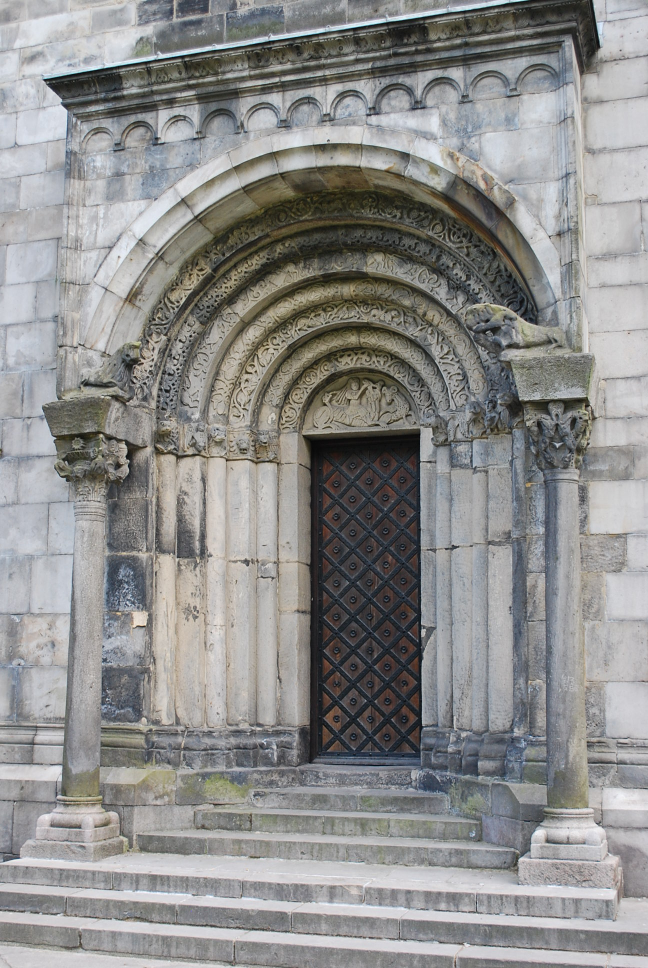
#> input picture images/door/DSC_0002.JPG, 1296 x 1936 px, found by its file name (shown at 1/2 size); its folder holds 4 pictures in this run
$ python main.py
#> lines starting #> are read from the running program, lines starting #| are printed output that depends on the picture
import os
import cv2
import numpy as np
import open3d as o3d

images_path = "images/door"
list_images = os.listdir(images_path)
nbImages = len(list_images) - 1

sift = cv2.SIFT_create()
bf = cv2.BFMatcher()

img_shape = (300, 600)

draw_params = dict(matchColor=(0, 255, 0),
                   singlePointColor=None,
                   flags=2)

goods = []
matched_images = []
keypoints = []
centroids = []
all_images = []
# traiter les images 2 par 2 ( on utilise les 12 images )
for i in range(1, nbImages, 2):
    # premiere image
    o_img1 = cv2.imread(os.path.join(images_path, list_images[i]))
#> o_img1 is the input picture: shape (1936, 1296, 3); mean B, G, R 140.1, 141.2, 141.5
    o_img1 = cv2.resize(o_img1, img_shape)
#> o_img1: shape (600, 300, 3)
    all_images.append(o_img1)
    o_gray1 = cv2.cvtColor(o_img1, cv2.COLOR_BGR2GRAY)
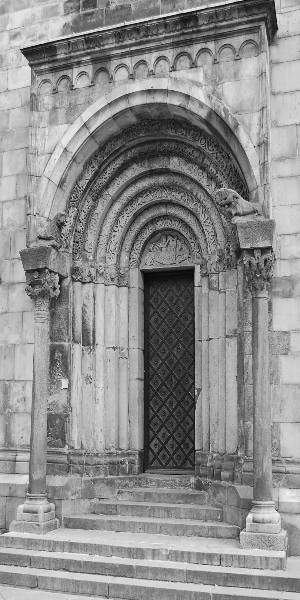
#> o_gray1: shape (600, 300); min 7, max 248, mean 141.1
    keypoints1, descriptors1 = sift.detectAndCompute(o_gray1, None)
#> keypoints1 = 1808 keypoints; strongest (x, y, size): (28, 52, 8.6), (174, 13, 2.4), (91, 31, 2.3), (127, 23, 2.5)
    keypoints.append(keypoints1)

    # 2e image
    o_img2 = cv2.imread(os.path.join(images_path, list_images[i + 1]))
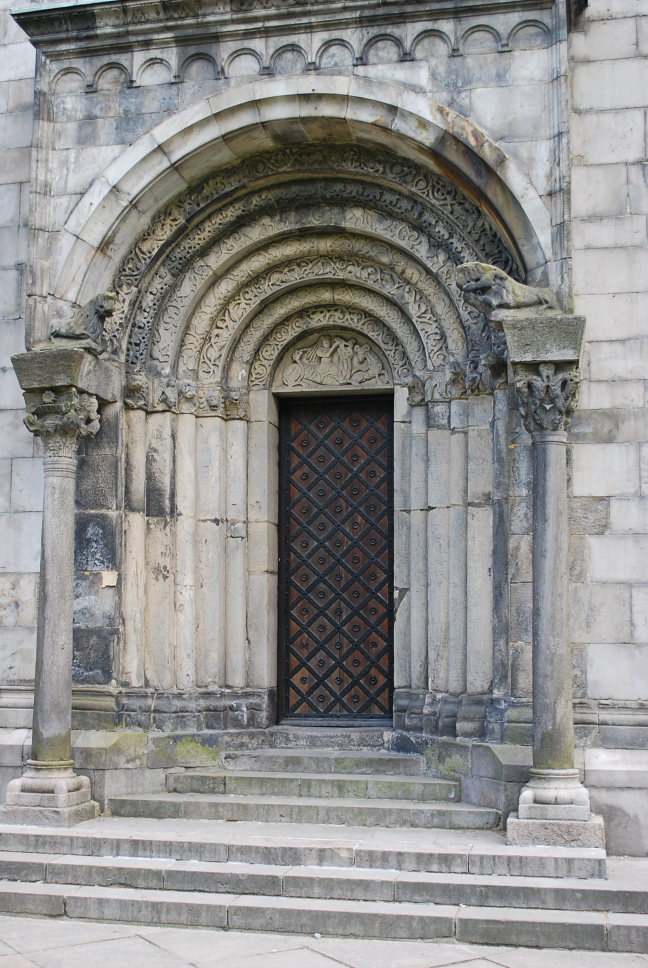
#> input picture images/door/DSC_0003.JPG, 1296 x 1936 px, found by its file name (shown at 1/2 size)
#> o_img2 is the input picture: shape (1936, 1296, 3); mean B, G, R 139.9, 141.4, 141.8
    o_img2 = cv2.resize(o_img2, img_shape)
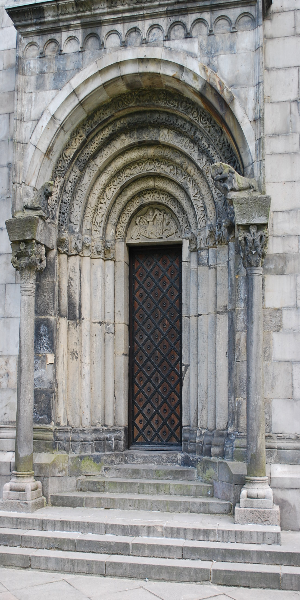
#> o_img2: shape (600, 300, 3); mean B, G, R 139.8, 141.3, 141.7
    all_images.append(o_img2)
    o_gray2 = cv2.cvtColor(o_img2, cv2.COLOR_BGR2GRAY)
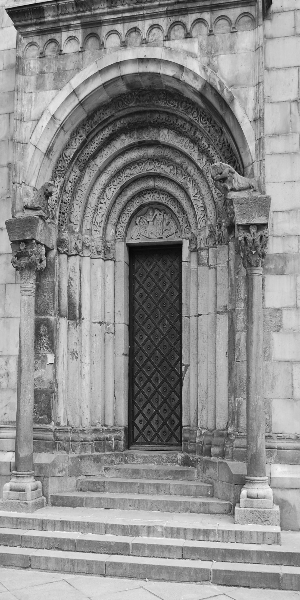
#> o_gray2: shape (600, 300); min 6, max 254, mean 141.2
    keypoints2, descriptors2 = sift.detectAndCompute(o_gray2, None)
#> keypoints2 = 1760 keypoints; strongest (x, y, size): (14, 13, 8.8), (183, 367, 2), (127, 14, 2.6), (41, 261, 2.5)
    keypoints.append(keypoints2)

    # matches entre les 2 images
    matches = bf.knnMatch(descriptors1, descriptors2, k=2)
#> matches = 1808 matches
    good = []
    for m, n in matches:
        if m.distance < 0.5 * n.distance:
            good.append(m)
#> after the loop, good = 472 matches

    # affichage des matches
    img = cv2.drawMatches(o_img1, keypoints1, o_img2, keypoints2, good, None, **draw_params)
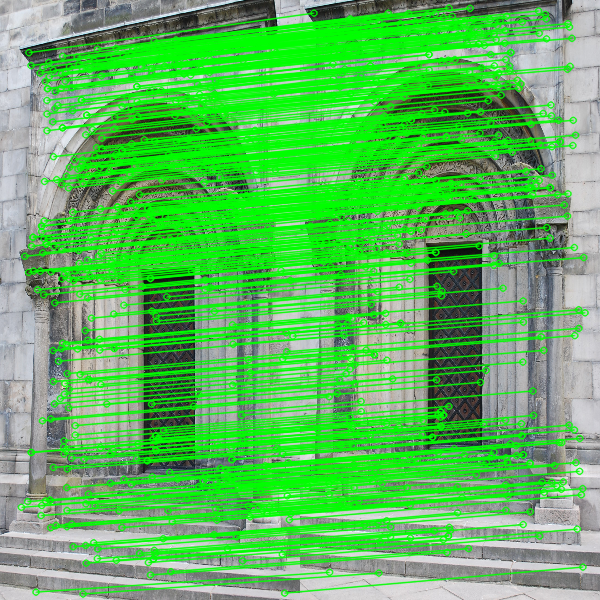
#> img: shape (600, 600, 3); mean B, G, R 92.5, 184.1, 93
    cv2.imshow('Image', img)
    cv2.waitKey(0)
    goods.append(good)
    matched_images.append(img)

# calcule des centroid pour chaque image
for i in range(len(all_images)):
    kp = keypoints[i]
    x_coords = [k.pt[0] for k in kp]
    y_coords = [k.pt[1] for k in kp]
    centroid = (int(np.mean(x_coords)), int(np.mean(y_coords)))
    centroids.append(centroid)
    # affichage des centroid sur les images
    cv2.circle(all_images[i], centroid, 5, (0, 0, 255), 2)
    cv2.putText(all_images[i], "Centroid", centroid, cv2.FONT_HERSHEY_SIMPLEX, 1, (0, 0, 255), 2, cv2.LINE_AA)
    cv2.imshow('Image', all_images[i])
    cv2.waitKey(0)
#> this loop made 2 passes
#> centroid on passes 1 to 2: (145, 275), (141, 275)
#> pass 1, `cv2.imshow('Image', all_images[i])`:
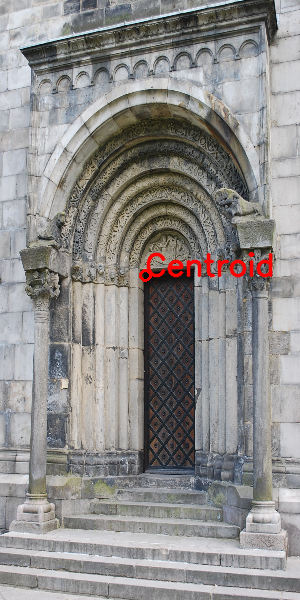
#> window 'Image': shape (600, 300, 3); mean B, G, R 139.4, 140.5, 142.5
#> after the loop, centroids = [(145, 275), (141, 275)]

# matrice W:
X = np.zeros((nbImages, len(goods[0]), 2))

for i in range(len(goods)):
    for j, match in enumerate(goods[i]):
        if j != 393:
            X[i, j] = np.array(keypoints[i][match.queryIdx].pt) - np.array(centroids[i])
        else:
            break
#> this loop made 1 pass

X_centered = X - np.mean(X, axis=0)  # matrice centrée (changement du repere vers barycentre)
W = X_centered.reshape(-1, X_centered.shape[-1])
#> W = 1416 pairs, first value -82.7 to 56.77, second value -157.1 to 212.3
U, s, Vt = np.linalg.svd(W, full_matrices=True, compute_uv=True, hermitian=False)  # W = U @ np.diag(s) @ Vt
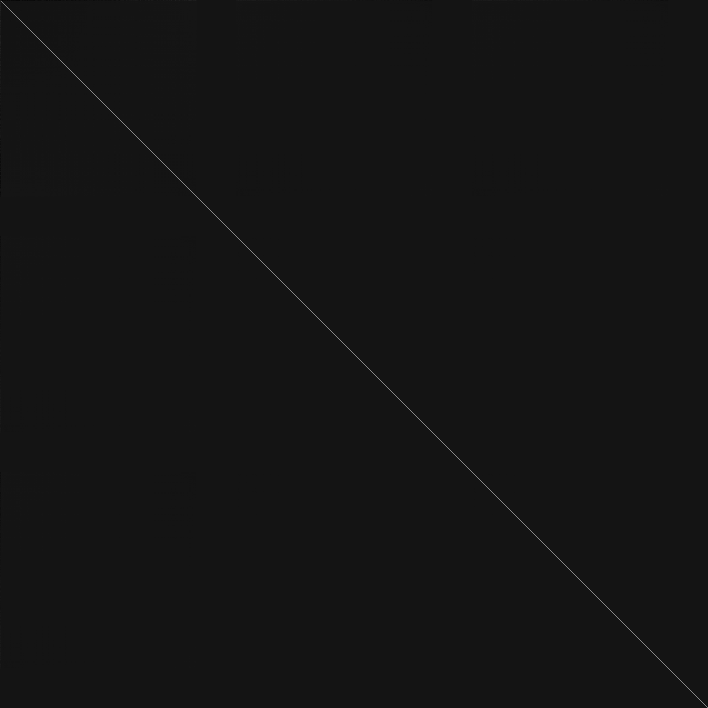
#> U: shape (1416, 1416) float64 (shown at 1/2 size); min -0.0868, max 1, mean 0.000705; drawn with min black and max white
#> s = [2595.5, 981.7]; Vt = [[-0.0202, 1], [-1, -0.0202]]

point_cloud = o3d.io.read_point_cloud('Point_Cloud/sparse.ply')
o3d.visualization.draw_geometries([point_cloud])
